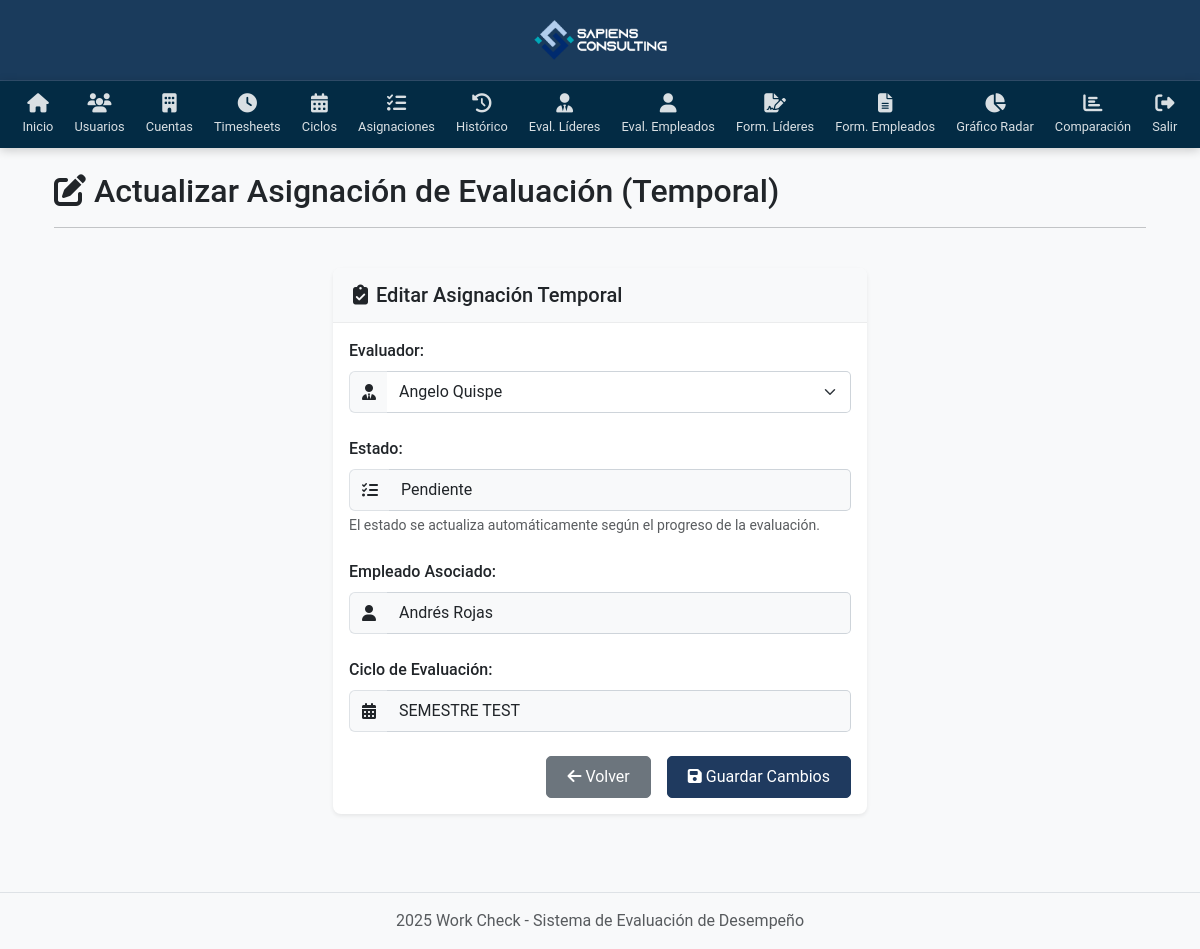
Before: /temp_assignments/update/43/ (signed in) with the older database file.
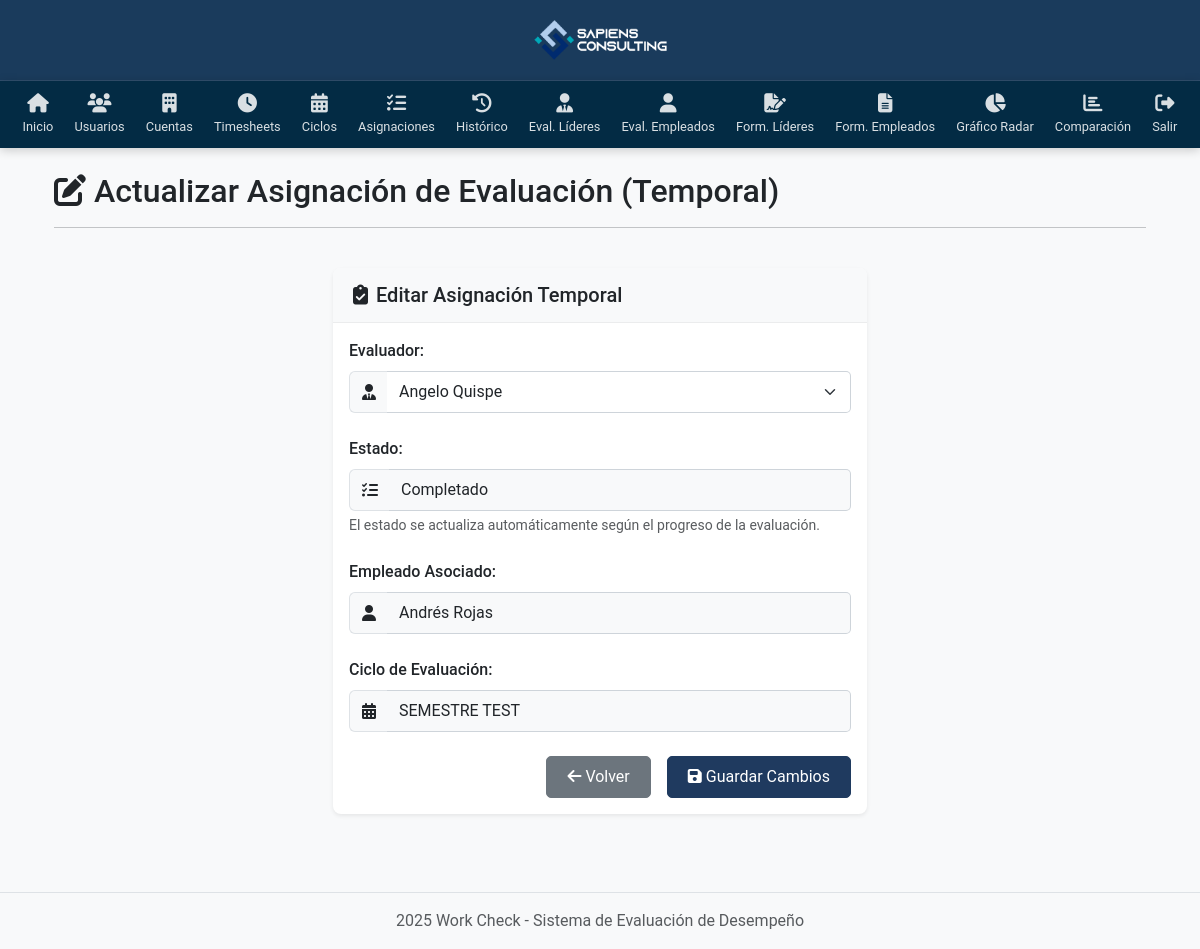
After: the same page with the newer database file.
### System/models.py (models this page shows)
class Temp_EvaluationAssignment(models.Model):
    evaluator = models.ForeignKey(Usuario, on_delete=models.CASCADE, related_name='temp_evaluator_assignments')
    employee = models.ForeignKey(Usuario, on_delete=models.CASCADE, related_name='temp_employee_assignments')
    status = models.CharField(max_length=50)
    created_at = models.DateTimeField(auto_now_add=True)
    summary = models.ForeignKey(Summary, on_delete=models.CASCADE, null=True, blank=True)
    evaluation_details = models.ForeignKey(EvaluationDetails, on_delete=models.CASCADE, null=True, blank=True)
    evaluation_cycle = models.CharField(max_length=50)

class Usuario(models.Model):
    first_name = models.CharField(max_length=50)
    middle_name = models.CharField(max_length=50, blank=True, null=True)
    last_name = models.CharField(max_length=50)
    second_last_name = models.CharField(max_length=50, blank=True, null=True)
    user_type = models.CharField(max_length=50)
    position = models.ForeignKey(Position, on_delete=models.PROTECT)

### System/views.py (the view)
# urls.py: path('temp_assignments/update/<int:assignment_id>/', views.update_temp_evaluation_assignment, name='update_temp_assignment'),
@login_required
def update_temp_evaluation_assignment(request, assignment_id):
    try:
        assignment = Temp_EvaluationAssignment.objects.get(id=assignment_id)
    except Temp_EvaluationAssignment.DoesNotExist:
        return redirect('list_temp_assignments')
    evaluators = Usuario.objects.filter(user_type__in=["Lider", "Gerente"])
    if request.method == 'POST':
        evaluator_id = request.POST.get('evaluator')
        assignment.evaluator_id = evaluator_id
        assignment.save()
        return redirect('list_temp_assignments')
    return render(request, 'System/update_temp_evaluation_assignment.html', {
        'assignment': assignment,
        'evaluators': evaluators
    })

### System/views.py (called while the page is built)
def login_required(view_func):
    @wraps(view_func)
    def wrapped_view(request, *args, **kwargs):
        if not request.session.get('user_id'):
            return redirect('login')
        return view_func(request, *args, **kwargs)
    return wrapped_view

### System/templates/System/update_temp_evaluation_assignment.html (shortened to what this page needs)
{% extends 'System/base.html' %}
{% load static %}
{% block content %}
<div class="container">
    <div class="row mb-4">
        <div class="col-12">
            <div class="d-flex align-items-center">
                <h2 class="mb-0"><i class="fas fa-edit me-2"></i>Actualizar Asignación de Evaluación (Temporal)</h2>
            </div>
            <hr class="mt-3">
        </div>
    </div>
    <div class="row">
        <div class="col-md-8 col-lg-6 mx-auto">
            <div class="card shadow-sm">
                <div class="card-header bg-light">
                    <h5 class="card-title mb-0"><i class="fas fa-clipboard-check me-2"></i>Editar Asignación Temporal</h5>
                </div>
                <div class="card-body">
                    <form method="post">
                        <div class="mb-4">
                            <label for="evaluator" class="form-label">Evaluador:</label>
                            <div class="input-group">
                                <span class="input-group-text"><i class="fas fa-user-tie"></i></span>
                                <select class="form-select" id="evaluator" name="evaluator" required>
                                    {% for eva in evaluators %}
                                        <option value="{{ eva.id }}" {% if eva.id == assignment.evaluator.id %}selected{% endif %}>
                                            {{ eva.first_name }} {{ eva.last_name }}
                                        </option>
                                    {% endfor %}
                                </select>
                            </div>
                        </div>
                        <div class="mb-4">
                            <label class="form-label">Estado:</label>
                            <div class="input-group">
                                <span class="input-group-text"><i class="fas fa-tasks"></i></span>
                                <input type="text" class="form-control" value="{{ assignment.status }}" readonly>
                            </div>
                            <div class="form-text text-muted">
                                El estado se actualiza automáticamente según el progreso de la evaluación.
                            </div>
                        </div>
                        <div class="mb-4">
                            <label class="form-label">Empleado Asociado:</label>
                            <div class="input-group">
                                <span class="input-group-text"><i class="fas fa-user"></i></span>
                                <input type="text" class="form-control" value="{{ assignment.employee.first_name }} {{ assignment.employee.last_name }}" readonly>
                            </div>
                        </div>
                        <div class="mb-4">
                            <label class="form-label">Ciclo de Evaluación:</label>
                            <div class="input-group">
                                <span class="input-group-text"><i class="fas fa-calendar-alt"></i></span>
                                <input type="text" class="form-control" value="{{ assignment.evaluation_cycle }}" readonly>
                            </div>
                        </div>
                        <div class="d-grid gap-2 d-md-flex justify-content-md-end mt-4">
                            <a href="{% url 'list_temp_assignments' %}" class="btn btn-secondary me-md-2">
                                <i class="fas fa-arrow-left me-1"></i>Volver
                            </a>
                            <button type="submit" class="btn btn-primary">
                                <i class="fas fa-save me-1"></i>Guardar Cambios
                            </button>
                        </div>
                    </form>
                </div>
            </div>
        </div>
    </div>
</div>
{% endblock %}

Changed rows visible on the page:
changed Temp_EvaluationAssignment "SEMESTRE TEST": status "Pendiente" → "Completado"
